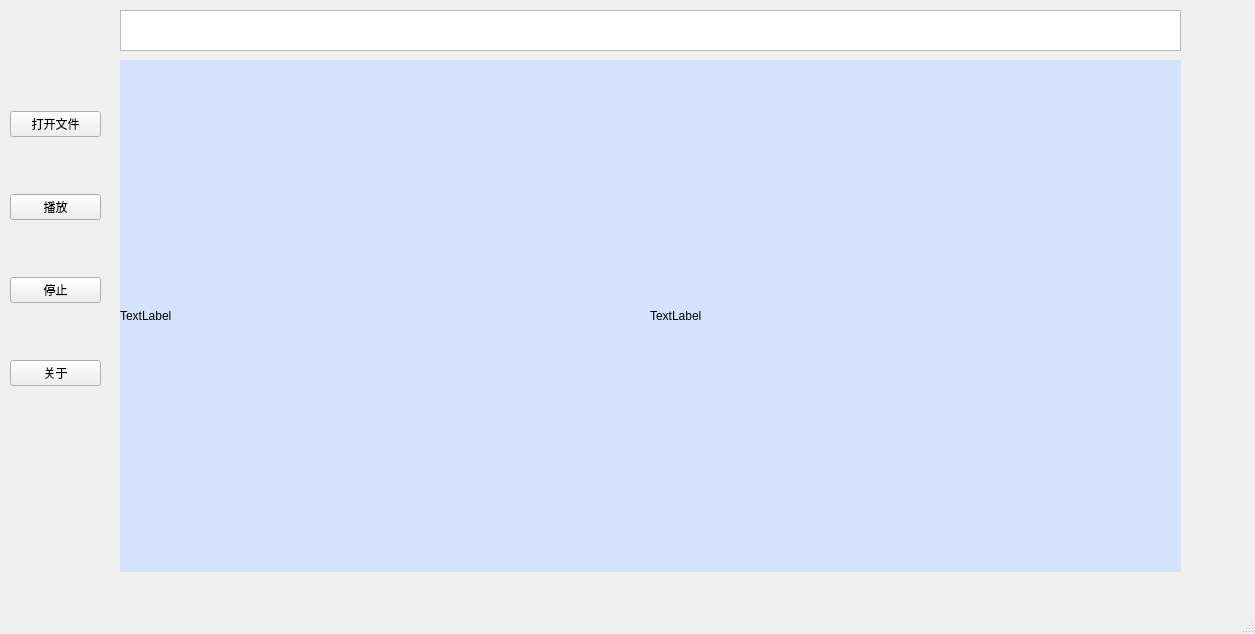
<?xml version="1.0" encoding="UTF-8"?>
<ui version="4.0">
 <class>MainWindow</class>
 <widget class="QMainWindow" name="MainWindow">
  <property name="geometry">
   <rect>
    <x>0</x>
    <y>0</y>
    <width>1255</width>
    <height>634</height>
   </rect>
  </property>
  <property name="windowTitle">
   <string>MainWindow</string>
  </property>
  <widget class="QWidget" name="centralwidget">
   <widget class="QLabel" name="label">
    <property name="geometry">
     <rect>
      <x>120</x>
      <y>60</y>
      <width>531</width>
      <height>512</height>
     </rect>
    </property>
    <property name="styleSheet">
     <string notr="true">background-color: rgb(211, 227, 253);</string>
    </property>
    <property name="text">
     <string>TextLabel</string>
    </property>
   </widget>
   <widget class="QLabel" name="label_2">
    <property name="geometry">
     <rect>
      <x>650</x>
      <y>60</y>
      <width>531</width>
      <height>512</height>
     </rect>
    </property>
    <property name="styleSheet">
     <string notr="true">background-color: rgb(211, 227, 253);</string>
    </property>
    <property name="text">
     <string>TextLabel</string>
    </property>
   </widget>
   <widget class="QTextBrowser" name="textBrowser">
    <property name="geometry">
     <rect>
      <x>120</x>
      <y>10</y>
      <width>1061</width>
      <height>41</height>
     </rect>
    </property>
   </widget>
   <widget class="QWidget" name="layoutWidget">
    <property name="geometry">
     <rect>
      <x>10</x>
      <y>60</y>
      <width>91</width>
      <height>381</height>
     </rect>
    </property>
    <layout class="QVBoxLayout" name="verticalLayout">
     <item>
      <widget class="QPushButton" name="pushButton">
       <property name="text">
        <string>打开文件</string>
       </property>
      </widget>
     </item>
     <item>
      <widget class="QPushButton" name="pushButton_2">
       <property name="text">
        <string>播放</string>
       </property>
      </widget>
     </item>
     <item>
      <widget class="QPushButton" name="pushButton_3">
       <property name="text">
        <string>停止</string>
       </property>
      </widget>
     </item>
     <item>
      <widget class="QPushButton" name="pushButton_4">
       <property name="text">
        <string>关于</string>
       </property>
      </widget>
     </item>
    </layout>
   </widget>
  </widget>
  <widget class="QStatusBar" name="statusbar"/>
 </widget>
 <resources/>
 <connections/>
</ui>
